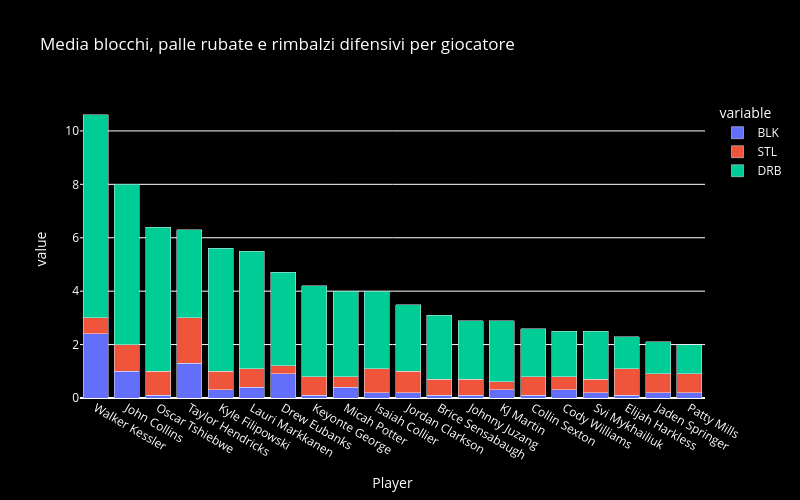

Write notebook code for a chart like this one.
### Code cell
fig = px.bar(
    playersdef,
    x="Player",
    y=["BLK", "STL", "DRB"],
    barmode="stack",
    width = 800,
    height=500,
    title="Media blocchi, palle rubate e rimbalzi difensivi per giocatore"
    
)
fig.update_layout(
    paper_bgcolor='black',
    plot_bgcolor='black',
    font=dict(color='white'),
    xaxis=dict(color='white'),
    yaxis=dict(color='white')
)


fig.update_traces(
    textposition='inside',   # oppure 'outside'
    textfont_size=12
)
fig.update_traces(textfont_color='white')

fig.show()

### Figure 1 — Plotly figure (JSON) as saved in the notebook; plotly's stock layout.template omitted (floating-point values rounded to 4 significant figures)
{"data": [{"hovertemplate": "variable=BLK<br>Player=%{x}<br>value=%{y}<extra></extra>", "legendgroup": "BLK", "marker": {"color": "#636efa", "pattern": {"shape": ""}}, "name": "BLK", "orientation": "v", "showlegend": true, "textfont": {"color": "white", "size": 12}, "textposition": "inside", "type": "bar", "x": ["Walker Kessler", "John Collins", "Oscar Tshiebwe", "Taylor Hendricks", "Kyle Filipowski", "Lauri Markkanen", "Drew Eubanks", "Keyonte George", "Micah Potter", "Isaiah Collier", "Jordan Clarkson", "Brice Sensabaugh", "Johnny Juzang", "KJ Martin", "Collin Sexton", "Cody Williams", "Svi Mykhailiuk", "Elijah Harkless", "Jaden Springer", "Patty Mills"], "xaxis": "x", "y": [2.4, 1.0, 0.1, 1.3, 0.3, 0.4, 0.9, 0.1, 0.4, 0.2, 0.2, 0.1, 0.1, 0.3, 0.1, 0.3, 0.2, 0.1, 0.2, 0.2], "yaxis": "y"}, {"hovertemplate": "variable=STL<br>Player=%{x}<br>value=%{y}<extra></extra>", "legendgroup": "STL", "marker": {"color": "#EF553B", "pattern": {"shape": ""}}, "name": "STL", "orientation": "v", "showlegend": true, "textfont": {"color": "white", "size": 12}, "textposition": "inside", "type": "bar", "x": ["Walker Kessler", "John Collins", "Oscar Tshiebwe", "Taylor Hendricks", "Kyle Filipowski", "Lauri Markkanen", "Drew Eubanks", "Keyonte George", "Micah Potter", "Isaiah Collier", "Jordan Clarkson", "Brice Sensabaugh", "Johnny Juzang", "KJ Martin", "Collin Sexton", "Cody Williams", "Svi Mykhailiuk", "Elijah Harkless", "Jaden Springer", "Patty Mills"], "xaxis": "x", "y": [0.6, 1.0, 0.9, 1.7, 0.7, 0.7, 0.3, 0.7, 0.4, 0.9, 0.8, 0.6, 0.6, 0.3, 0.7, 0.5, 0.5, 1.0, 0.7, 0.7], "yaxis": "y"}, {"hovertemplate": "variable=DRB<br>Player=%{x}<br>value=%{y}<extra></extra>", "legendgroup": "DRB", "marker": {"color": "#00cc96", "pattern": {"shape": ""}}, "name": "DRB", "orientation": "v", "showlegend": true, "textfont": {"color": "white", "size": 12}, "textposition": "inside", "type": "bar", "x": ["Walker Kessler", "John Collins", "Oscar Tshiebwe", "Taylor Hendricks", "Kyle Filipowski", "Lauri Markkanen", "Drew Eubanks", "Keyonte George", "Micah Potter", "Isaiah Collier", "Jordan Clarkson", "Brice Sensabaugh", "Johnny Juzang", "KJ Martin", "Collin Sexton", "Cody Williams", "Svi Mykhailiuk", "Elijah Harkless", "Jaden Springer", "Patty Mills"], "xaxis": "x", "y": [7.6, 6.0, 5.4, 3.3, 4.6, 4.4, 3.5, 3.4, 3.2, 2.9, 2.5, 2.4, 2.2, 2.3, 1.8, 1.7, 1.8, 1.2, 1.2, 1.1], "yaxis": "y"}], "layout": {"barmode": "stack", "font": {"color": "white"}, "height": 500, "legend": {"title": {"text": "variable"}, "tracegroupgap": 0}, "paper_bgcolor": "black", "plot_bgcolor": "black", "title": {"text": "Media blocchi, palle rubate e rimbalzi difensivi per giocatore"}, "width": 800, "xaxis": {"anchor": "y", "color": "white", "domain": [0, 1], "title": {"text": "Player"}}, "yaxis": {"anchor": "x", "color": "white", "domain": [0, 1], "title": {"text": "value"}}}}
